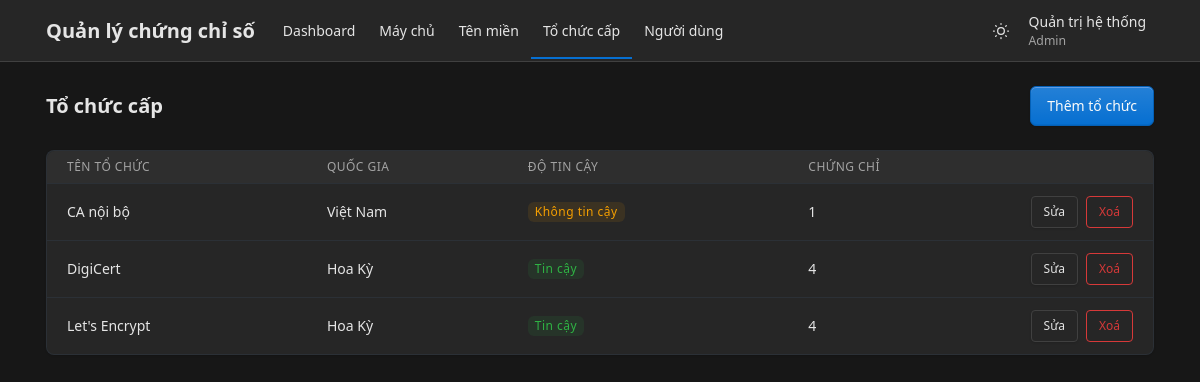
The app's page /admin/to_chuc_cap.php (signed in) with its own data.
### tables this page shows
CREATE TABLE users (
    id INT UNSIGNED AUTO_INCREMENT PRIMARY KEY,
    username VARCHAR(50) NOT NULL UNIQUE,
    password_hash VARCHAR(255) NOT NULL,
    full_name VARCHAR(100) NOT NULL,
    role_id INT UNSIGNED NOT NULL,
    is_locked TINYINT(1) NOT NULL DEFAULT 0,  
     
    failed_logins TINYINT UNSIGNED NOT NULL DEFAULT 0,
    locked_until DATETIME NULL,
    CONSTRAINT fk_users_role FOREIGN KEY (role_id) REFERENCES roles (id) ON DELETE RESTRICT
);

CREATE TABLE roles (
    id INT UNSIGNED AUTO_INCREMENT PRIMARY KEY,
    name VARCHAR(50) NOT NULL UNIQUE
);

CREATE TABLE certificate_authorities (
    id INT UNSIGNED AUTO_INCREMENT PRIMARY KEY,
    name VARCHAR(100) NOT NULL UNIQUE,
    country VARCHAR(100) NOT NULL,
    is_trusted TINYINT(1) NOT NULL DEFAULT 1
);

### src/khoi_dong.php (called while the page is built, shortened)
<?php
require_once __DIR__ . '/../config/db.php';
require_once __DIR__ . '/auth.php';
function e(?string $chuoi): string
{
    return htmlspecialchars((string) $chuoi, ENT_QUOTES, 'UTF-8');
}
function url(string $duongDan): string
{
    $thuMucPublic = str_replace('\\', '/', realpath(__DIR__ . '/../public'));
    $gocWeb = str_replace('\\', '/', realpath($_SERVER['DOCUMENT_ROOT']));
    return substr($thuMucPublic, strlen($gocWeb)) . '/' . $duongDan;
}

### src/auth.php (called while the page is built, shortened)
<?php
function nguoiDungHienTai(PDO $pdo): ?array
{
    $cau = $pdo->prepare('SELECT u.id, u.username, u.full_name, r.name AS role_name
                          FROM users u JOIN roles r ON r.id = u.role_id
                          WHERE u.id = ? AND u.is_locked = 0');
    $cau->execute([$_SESSION['user_id']]);
    return $cau->fetch() ?: null;
}
function laAdmin(array $nguoi): bool
{
    return $nguoi['role_name'] === VAI_TRO_ADMIN;
}
function yeuCauDangNhap(PDO $pdo): array
{
    $nguoi = nguoiDungHienTai($pdo);
    return $nguoi;
}

### src/danh_muc.php (called while the page is built, shortened)
<?php
function danhSachToChuc(PDO $pdo): array
{
    return $pdo->query('SELECT a.*, COUNT(c.id) AS so_chung_chi
                        FROM certificate_authorities a LEFT JOIN certificates c ON c.ca_id = a.id
                        GROUP BY a.id ORDER BY a.name')->fetchAll();
}

### public/admin/to_chuc_cap.php (the view, shortened to what this page needs)
<?php
require __DIR__ . '/../../src/khoi_dong.php';
require __DIR__ . '/../../src/danh_muc.php';
$pdo = ketNoiCsdl();
$nguoi = yeuCauDangNhap($pdo);
$danhSach = danhSachToChuc($pdo);
$trangHienTai = 'to_chuc_cap';
require __DIR__ . '/../../views/dau_trang.php';
require __DIR__ . '/../../views/tieu_de_trang.php';
?>
<div class="page-body">
    <div class="container-xl">
        <div class="card">
            <div class="table-responsive">
                <table class="table table-vcenter card-table">
                    <thead>
                        <tr>
                            <th>Tên tổ chức</th>
                            <th>Quốc gia</th>
                            <th>Độ tin cậy</th>
                            <th>Chứng chỉ</th>
                            <th class="w-1"><span class="visually-hidden">Thao tác</span></th>
                        </tr>
                    </thead>
                    <tbody>
                        <?php foreach ($danhSach as $dong): ?>
                            <tr>
                                <td><?= e($dong['name']) ?></td>
                                <td><?= e($dong['country']) ?></td>
                                <td>
                                    <?php if ($dong['is_trusted']): ?>
                                        <span class="badge bg-green-lt">Tin cậy</span>
                                    <?php else: ?>
                                        <span class="badge bg-yellow-lt">Không tin cậy</span>
                                    <?php endif; ?>
                                </td>
                                <td><?= (int) $dong['so_chung_chi'] ?></td>
                                <td>
                                    <div class="btn-list flex-nowrap">
                                        <a class="btn btn-sm" href="<?= e(url('admin/to_chuc_cap_form.php?id=' . (int) $dong['id'])) ?>">Sửa</a>
                                        <?php
                                        $cauHoiXoa = 'Xoá tổ chức ' . $dong['name'] . '?';
                                        require __DIR__ . '/../../views/nut_xoa.php';
                                        ?>
                                    </div>
                                </td>
                            </tr>
                        <?php endforeach; ?>
                    </tbody>
                </table>
            </div>
        </div>
    </div>
</div>
<?php require __DIR__ . '/../../views/cuoi_trang.php'; ?>

### views/dau_trang.php (shortened to what this page needs)
<?php
$nguoi ??= null;
$trangHienTai ??= '';
$coThanhRieng ??= false;
$nutGiaoDien = <<<'HTML'
<button type="button" class="nav-link px-2 bg-transparent border-0" data-doi-giao-dien
        title="Đổi giao diện sáng/tối" aria-label="Đổi giao diện sáng/tối">
    <svg class="icon hide-theme-dark" xmlns="http://www.w3.org/2000/svg" width="24" height="24" viewBox="0 0 24 24" fill="none" stroke="currentColor" stroke-width="2" stroke-linecap="round" stroke-linejoin="round" aria-hidden="true"><path d="M12 3c.132 0 .263 0 .393 0a7.5 7.5 0 0 0 7.92 12.446a9 9 0 1 1 -8.313 -12.454z"/></svg>
    <svg class="icon hide-theme-light" xmlns="http://www.w3.org/2000/svg" width="24" height="24" viewBox="0 0 24 24" fill="none" stroke="currentColor" stroke-width="2" stroke-linecap="round" stroke-linejoin="round" aria-hidden="true"><circle cx="12" cy="12" r="4"/><path d="M3 12h1m8 -9v1m8 8h1m-9 8v1m-6.4 -15.4l.7 .7m12.1 -.7l-.7 .7m0 11.4l.7 .7m-12.1 -.7l-.7 .7"/></svg>
</button>
HTML;
?>
<!doctype html>
<html lang="vi" data-bs-theme="dark">
<head>
    <link rel="stylesheet" href="<?= e(url('assets/tabler/tabler.min.css')) ?>">
    <link rel="stylesheet" href="<?= e(url('assets/app.css')) ?>">
</head>
<body>
<?php if ($nguoi === null && !$coThanhRieng): ?>
    <div class="position-absolute top-0 end-0 p-3"><?= $nutGiaoDien ?></div>
<?php elseif ($nguoi !== null): ?>
    <div class="page">
        <header class="navbar navbar-expand-md d-print-none">
            <div class="container-xl">
                <a class="navbar-brand me-3" href="<?= e(url('admin/index.php')) ?>">Quản lý chứng chỉ số</a>
                <div class="navbar-nav flex-row order-md-last align-items-center">
                    <?= $nutGiaoDien ?>
                    <div class="nav-item dropdown">
                        <a href="#" class="nav-link px-2" data-bs-toggle="dropdown" aria-label="Mở menu tài khoản">
                            <span>
                                <span class="d-block"><?= e($nguoi['full_name']) ?></span>
                                <span class="d-block small text-secondary"><?= e($nguoi['role_name']) ?></span>
                            </span>
                        </a>
                    </div>
                </div>
                <div class="collapse navbar-collapse" id="menu-chinh">
                    <ul class="navbar-nav">
                        <li class="nav-item <?= $trangHienTai === 'dashboard' ? 'active' : '' ?>">
                            <a class="nav-link" href="<?= e(url('admin/index.php')) ?>">Dashboard</a>
                        </li>
                        <li class="nav-item <?= $trangHienTai === 'may_chu' ? 'active' : '' ?>">
                            <a class="nav-link" href="<?= e(url('admin/may_chu.php')) ?>">Máy chủ</a>
                        </li>
                        <li class="nav-item <?= $trangHienTai === 'ten_mien' ? 'active' : '' ?>">
                            <a class="nav-link" href="<?= e(url('admin/ten_mien.php')) ?>">Tên miền</a>
                        </li>
                        <li class="nav-item <?= $trangHienTai === 'to_chuc_cap' ? 'active' : '' ?>">
                            <a class="nav-link" href="<?= e(url('admin/to_chuc_cap.php')) ?>">Tổ chức cấp</a>
                        </li>
                        <?php if (laAdmin($nguoi)): ?>
                            <li class="nav-item <?= $trangHienTai === 'nguoi_dung' ? 'active' : '' ?>">
                                <a class="nav-link" href="<?= e(url('admin/nguoi_dung.php')) ?>">Người dùng</a>
                            </li>
                        <?php endif; ?>
                    </ul>
                </div>
            </div>
        </header>
        <div class="page-wrapper">
<?php endif; ?>

### views/nut_xoa.php (shortened to what this page needs)
<form method="post" data-xac-nhan="<?= e($cauHoiXoa) ?>">
    <button class="btn btn-sm btn-outline-danger">Xoá</button>
</form>

### records on screen
users: full_name "Quản trị hệ thống", role.name "Admin"
certificate_authorities: name "CA nội bộ", country "Việt Nam", is_trusted "Không tin cậy", so_chung_chi "1"
certificate_authorities: name "DigiCert", country "Hoa Kỳ", is_trusted "Tin cậy", so_chung_chi "4"
certificate_authorities: name "Let's Encrypt", country "Hoa Kỳ", is_trusted "Tin cậy", so_chung_chi "4"

### other values on screen
$tieuDe "Tổ chức cấp"
$nutThem['nhan'] "Thêm tổ chức"
